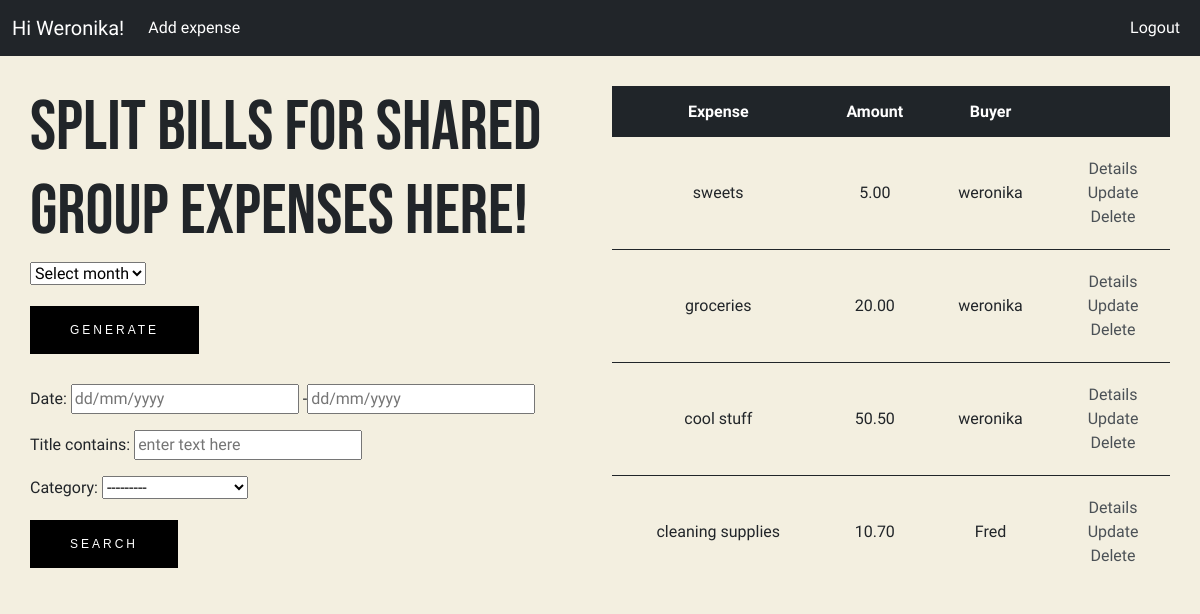
Before: / (signed in) with the older database file.
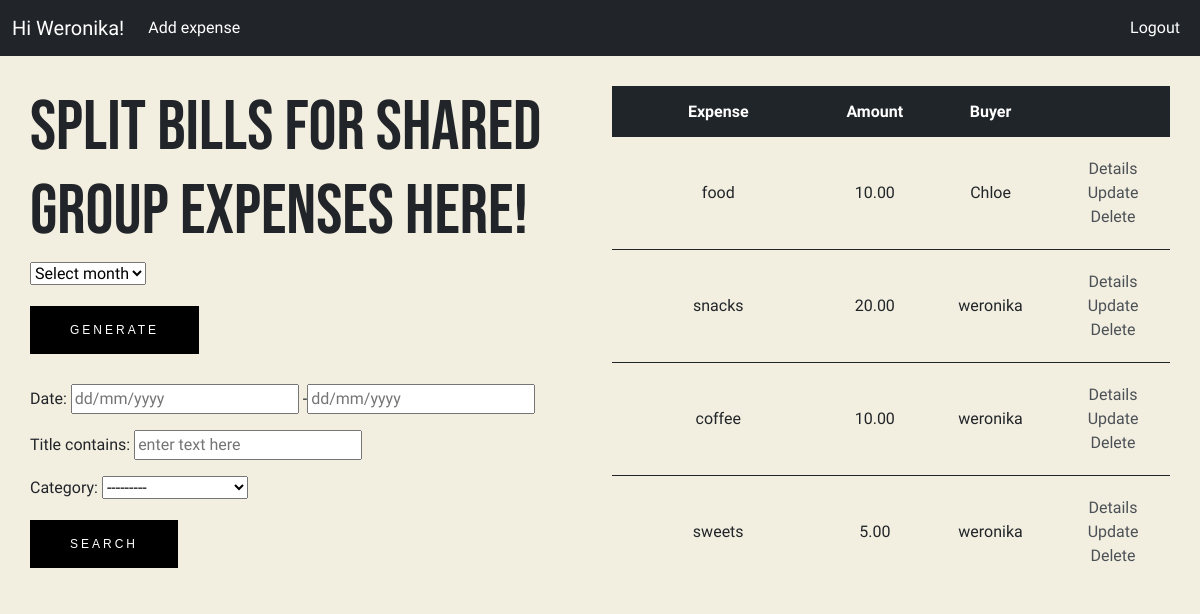
After: the same page with the newer database file.
### expense_list/models.py (models this page shows, shortened)
class Expense(models.Model):
    user = models.ForeignKey(User, on_delete=models.CASCADE, null=True, blank=True)
    title = models.CharField(max_length=200, null= False, blank=False, default='title')
    amount = models.DecimalField(max_digits=8, decimal_places=2)
    description = models.TextField(null=False, blank=True, default='text')
    date = models.DateTimeField(default=timezone.now)
    category = models.ForeignKey(Category, on_delete=models.CASCADE)
    class Meta:
        ordering = ['-date']

### expense_list/views.py (the view)
# urls.py: path('', ExpenseList.as_view(), name='expenselist'),
class ExpenseList(LoginRequiredMixin, ListView):
    model = Expense
    context_object_name = 'expenses'
    def get_context_data(self, *args, **kwargs):
        context = super().get_context_data(**kwargs)
        expenses = Expense.objects.all()
        expense_filter = ExpenseFilter(expenses)
        myFilter = ExpenseFilter(self.request.GET, queryset = expenses)
        expenses = myFilter.qs
        context = {'myFilter': ExpenseFilter(), 'expenses':expenses}
        return context

### expense_list/models.py (called while the page is built)
    def __str__(self):
        return self.title

### expense_list/templates/expense_list/expense_list.html (shortened to what this page needs)
{% extends 'expense_list/main.html' %}
{% block content %}
<nav class="navbar navbar-expand-lg navbar-dark bg-dark sticky-top">
  <div class="container-fluid">
    <a class="navbar-brand">Hi {{request.user|title}}!</a>
    <div class="collapse navbar-collapse" id="navbarNav">
      <ul class="navbar-nav me-auto">
        <li class="nav-item">
          <a class="nav-link active" href="{% url 'expensecreate' %}">Add expense</a>
        </li>
      </ul>
      <ul class="navbar-nav ms-auto">
        {% if request.user.is_authenticated %}
        <li class="nav-item">
          <a class="nav-link active" href = "{% url 'logout' %}">Logout</a>
        </li>
          {% else %}
        <li class="nav-item">
          <a class="nav-link active" href = "{% url 'login' %}">Login</a>
        </li>
        {% endif %}
      </ul>
    </div>
  </div>
</nav>
<div class="container-fluid padding">
    <div class="row">
        <div class="col-md-6 col-12-xsmall list">
            <h1>Split bills for shared group expenses here!</h1>
            <form action="{% url 'expensesummary' %}">
            <div class="dropdown">
                <select name="q">
                <div class="dropdown-title"><option disabled selected>Select month</option></div>
                </select>
            </div>
                <div>
                  <button class = "submit-btn" type="submit">Generate</button>
                </div>
            </form>
            <div class="filterform">
                 <form class="form-inline" method="GET">
                {{ myFilter.form.as_p }}
                <button class="regular-btn" type="submit">Search</button>
                </form>
            </div>
        </div>
        <div class="col-md-6 col-12-xsmall list">
            <table>
            <tr>
            <th>Expense</th>
            <th>Amount</th>
            <th>Buyer</th>
            <th></th>
            </tr>
            {% for expense in expenses %}
            <tr>
                <td>{{expense.title}}</td>
                <td>{{expense.amount}}</td>
                <td>{{expense.user.username}}</td>
                <td><a href = "{% url 'expensedetail' expense.id %}">Details</a>
                <br><a href = "{% url 'expenseupdate' expense.id %}">Update</a>
                <br><a href = "{% url 'expensedelete' expense.id %}">Delete</a></td>
            </tr>
            {% empty %}
            <td><h3>No items here!</h3></td>
            </table>
            {% endfor %}
        </div>
    </div>
</div>
{% endblock content %}

Changed rows visible on the page:
no longer on this page (row unchanged): Expense: title "groceries", amount "20.00", user.username "weronika"
no longer on this page (row unchanged): Expense: title "cool stuff", amount "50.50", user.username "weronika"
no longer on this page (row unchanged): Expense: title "cleaning supplies", amount "10.70", user.username "Fred"
added Expense: title "food", amount "10.00", user.username "Chloe"
added Expense: title "snacks", amount "20.00", user.username "weronika"
added Expense: title "coffee", amount "10.00", user.username "weronika"
